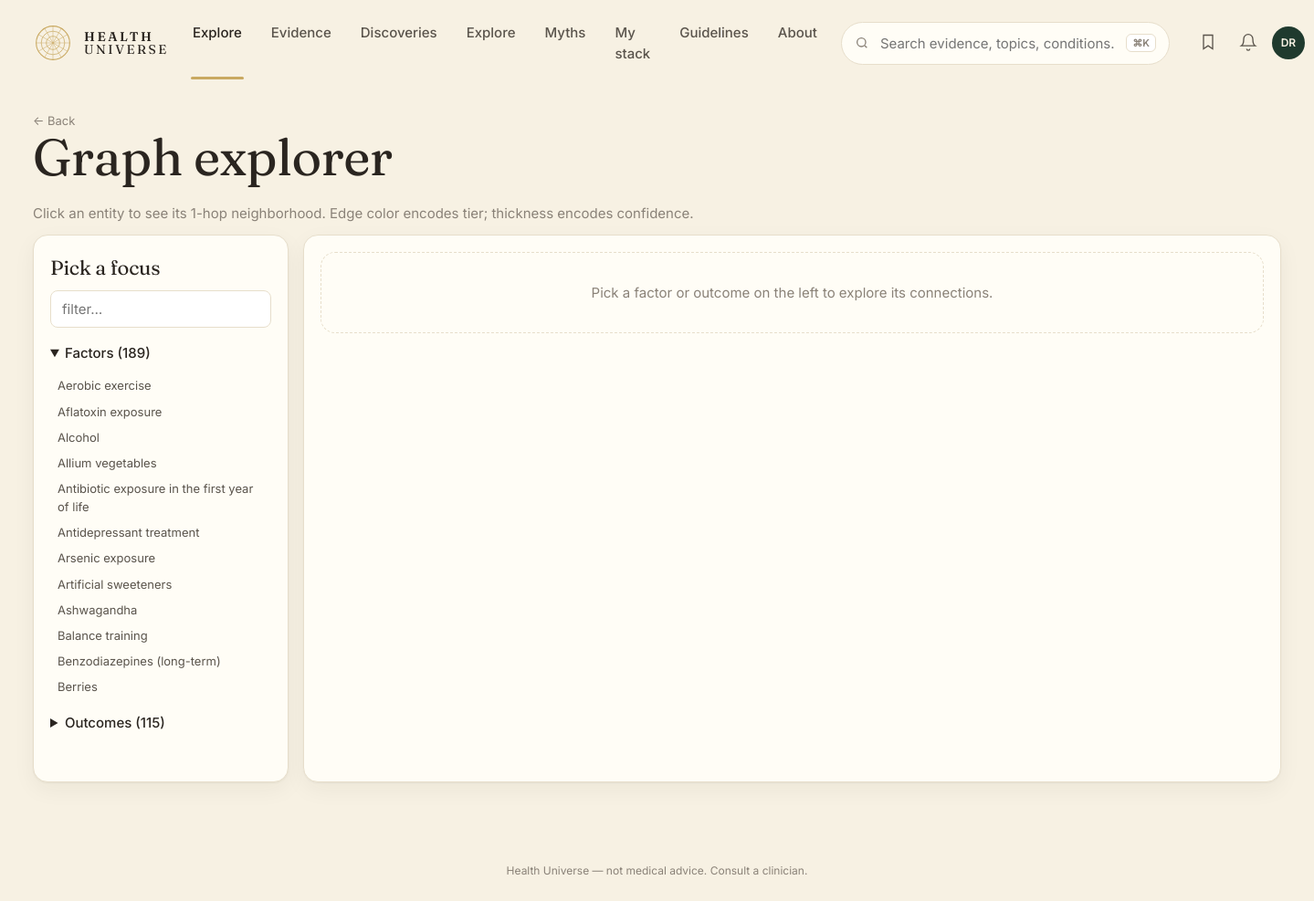
/explore, run on the app's committed database.
### tables this page shows
CREATE TABLE entity (
    id            INTEGER PRIMARY KEY,
    slug          TEXT NOT NULL UNIQUE,
    name          TEXT NOT NULL,
    kind          TEXT NOT NULL CHECK (kind IN (
                    'food','nutrient','supplement','drug','activity',
                    'behavior','environmental','pathogen','gene',
                    'biomarker','condition','process')),
    aliases       TEXT,           -- JSON array
    description   TEXT,
    created_at    TEXT NOT NULL DEFAULT (datetime('now')),
    updated_at    TEXT NOT NULL DEFAULT (datetime('now'))
, embedding BLOB, embedded_at TEXT);

### web/app.py (the view)
@app.get("/explore", response_class=HTMLResponse)
def explore(request: Request, focus: str = ""):
    with connect() as conn:
        all_factors = [dict(r) for r in conn.execute(
            "SELECT slug, name FROM entity WHERE kind IN "
            "('food','nutrient','supplement','drug','activity','behavior','environmental') "
            "ORDER BY name").fetchall()]
        all_outcomes = [dict(r) for r in conn.execute(
            "SELECT slug, name FROM entity WHERE kind IN "
            "('condition','process','biomarker') ORDER BY name").fetchall()]
        focus_entity = None
        nodes: list[dict] = []
        edges: list[dict] = []
        if focus:
            focus_entity = conn.execute(
                "SELECT * FROM entity WHERE slug=?", (focus,)).fetchone()
            if focus_entity:
                rows = conn.execute("""
                    SELECT e.id, e.tier, e.direction, e.summary,
                           f.slug AS f_slug, f.name AS f_name, f.kind AS f_kind,
                           o.slug AS o_slug, o.name AS o_name, o.kind AS o_kind
                    FROM edge e
                    JOIN entity f ON f.id = e.factor_id
                    JOIN entity o ON o.id = e.outcome_id
                    WHERE e.factor_id = ? OR e.outcome_id = ?
                    ORDER BY CASE e.tier WHEN 'A' THEN 1 WHEN 'B' THEN 2
                                  WHEN 'C' THEN 3 ELSE 4 END LIMIT 80""",
                    (focus_entity["id"], focus_entity["id"])).fetchall()
                seen = {focus_entity["slug"]: dict(focus_entity)}
                for r in rows:
                    if r["f_slug"] not in seen:
                        seen[r["f_slug"]] = {"slug": r["f_slug"], "name": r["f_name"], "kind": r["f_kind"]}
                    if r["o_slug"] not in seen:
                        seen[r["o_slug"]] = {"slug": r["o_slug"], "name": r["o_name"], "kind": r["o_kind"]}
                    edges.append({
                        "id": r["id"], "from": r["f_slug"], "to": r["o_slug"],
                        "tier": r["tier"], "direction": r["direction"],
                        "summary": r["summary"],
                    })
                nodes = list(seen.values())
    return render(request, "explore.html", {
        "title": "Explore",
        "factors": all_factors,
        "outcomes": all_outcomes,
        "focus": focus, "focus_entity": dict(focus_entity) if focus_entity else None,
        "nodes": nodes, "edges": edges,
    })

### web/templates/explore.html (shortened to what this page needs)
{% extends "base.html" %}
{% block content %}
<section class="explore-page">
  <a class="back" href="/">← Back</a>
  <h1>Graph explorer</h1>
  <p class="muted">Click an entity to see its 1-hop neighborhood. Edge color encodes tier; thickness encodes confidence.</p>
  <div class="explore-grid">
    <aside class="explore-picker card">
      <h3>Pick a focus</h3>
      <input id="exFilter" placeholder="filter…" oninput="exFilter(this.value)" />
      <details open><summary>Factors ({{ factors|length }})</summary>
        <ul class="explore-list">
          {% for f in factors %}<li data-name="{{ f.name|lower }}"><a href="/explore?focus={{ f.slug }}" class="{% if focus==f.slug %}sel{% endif %}">{{ f.name }}</a></li>{% endfor %}
        </ul>
      </details>
      <details><summary>Outcomes ({{ outcomes|length }})</summary>
      </details>
    </aside>
    <div class="explore-canvas card">
      {% if focus_entity %}
        <h3>{{ focus_entity.name }}<small class="muted"> · {{ focus_entity.kind }}</small></h3>
        <p class="body-sm muted">{{ edges|length }} edge{{ edges|length != 1 and "s" or "" }} · {{ nodes|length }} entit{{ nodes|length != 1 and "ies" or "y" }}</p>
        <svg id="graph" viewBox="-300 -300 600 600" preserveAspectRatio="xMidYMid meet"
             style="width:100%; height:520px; background:var(--bg-soft); border-radius:12px;">
          <defs>
            <marker id="arr" viewBox="0 0 10 10" refX="9" refY="5" markerWidth="7" markerHeight="7" orient="auto">
              <path d="M 0 0 L 10 5 L 0 10 Z" fill="#888"/>
            </marker>
          </defs>
        </svg>
        <script>
          const NODES = {{ nodes | tojson }};
          const EDGES = {{ edges | tojson }};
          const FOCUS = "{{ focus }}";
          // Deterministic radial layout: focus center, others in concentric rings.
          // Factors on left half, outcomes on right.
          const TIER_COLOR = {A:"#3b8e5a", B:"#c8a02a", C:"#d97757", D:"#c44545", X:"#7a6a8c"};
          const KIND_COLOR = {
            food:"#7c8e3a", nutrient:"#7c8e3a", supplement:"#3b8e5a",
            drug:"#5a7eb0", activity:"#c9a961", behavior:"#a08560",
            environmental:"#7a6a8c", process:"#1f3a2e",
            condition:"#c44545", biomarker:"#3b8e5a", pathogen:"#a08560", gene:"#5a7eb0"
          };
          function layout() {
            const positions = {};
            // Focus at center
            positions[FOCUS] = [0, 0];
            // Other nodes spread around
            const others = NODES.filter(n => n.slug !== FOCUS);
            const step = (2 * Math.PI) / Math.max(others.length, 1);
            others.forEach((n, i) => {
              const angle = i * step - Math.PI / 2;
              const r = 180 + (i % 3) * 30;
              positions[n.slug] = [Math.cos(angle) * r, Math.sin(angle) * r];
            });
            return positions;
          }
          function render() {
            const pos = layout();
            const svg = document.getElementById("graph");
            const ns = "http://www.w3.org/2000/svg";
            // Draw edges first (so they go behind nodes)
            EDGES.forEach(e => {
              const [x1, y1] = pos[e.from] || [0, 0];
              const [x2, y2] = pos[e.to] || [0, 0];
              const line = document.createElementNS(ns, "line");
              line.setAttribute("x1", x1); line.setAttribute("y1", y1);
              line.setAttribute("x2", x2); line.setAttribute("y2", y2);
              line.setAttribute("stroke", TIER_COLOR[e.tier] || "#888");
              line.setAttribute("stroke-width", e.tier === "A" ? 2.5 : e.tier === "B" ? 1.8 : 1.1);
              line.setAttribute("stroke-opacity", "0.65");
              line.setAttribute("marker-end", "url(#arr)");
              svg.appendChild(line);
              // tooltip
              const t = document.createElementNS(ns, "title");
              t.textContent = `${e.from} → ${e.to}: tier ${e.tier} · ${e.direction}`;
              line.appendChild(t);
              line.style.cursor = "pointer";
              line.onclick = () => location.href = "/edge/" + e.id;
            });
            NODES.forEach(n => {
              const [x, y] = pos[n.slug];
              const g = document.createElementNS(ns, "g");
              g.setAttribute("transform", `translate(${x},${y})`);
              g.style.cursor = "pointer";
              g.onclick = () => location.href = "/explore?focus=" + n.slug;
              const c = document.createElementNS(ns, "circle");
              c.setAttribute("r", n.slug === FOCUS ? 10 : 6);
              c.setAttribute("fill", KIND_COLOR[n.kind] || "#888");
              c.setAttribute("stroke", n.slug === FOCUS ? "#1f3a2e" : "#fff");
              c.setAttribute("stroke-width", n.slug === FOCUS ? 3 : 1.5);
              g.appendChild(c);
              const text = document.createElementNS(ns, "text");
              text.setAttribute("x", 12); text.setAttribute("y", 4);
              text.setAttribute("font-size", "11");
              text.setAttribute("font-family", "Inter, sans-serif");
              text.setAttribute("fill", "#2a2520");
              text.textContent = n.name.length > 28 ? n.name.slice(0, 26) + "…" : n.name;
              g.appendChild(text);
              const tt = document.createElementNS(ns, "title");
              tt.textContent = `${n.name} (${n.kind})`;
              g.appendChild(tt);
              svg.appendChild(g);
            });
          }
          render();
        </script>
        <h4>Edges</h4>
        <ul class="explore-edge-list">
          {% for e in edges %}
          <li><a href="/edge/{{ e.id }}"><span class="pill tier-{{ e.tier }}">{{ e.tier }}</span> <b>{{ e.from }}</b> → <b>{{ e.to }}</b> <span class="muted small">{{ DIRECTION_LABEL[e.direction] }}</span></a></li>
          {% endfor %}
        </ul>
      {% else %}
        <div class="empty">Pick a factor or outcome on the left to explore its connections.</div>
      {% endif %}
    </div>
  </div>
</section>
{% endblock %}

### web/static/style.css (style rules this page uses)
:root { --bg: #f7f1e3; --bg-soft: #faf6ea; --surface: #fffdf6; --ink: #2a2520; --ink-soft: #5a544c; --muted: #8a8278; --line: #e7decb; --primary: #1f3a2e; --primary-ink: #f7f1e3; --gold: #c9a961; --gold-soft: #e8d8a6; --tier-A: #3b8e5a; --tier-A-bg: #e6efe1; --tier-B: #c8a02a; --tier-B-bg: #f7eecf; --tier-C: #d97757; --tier-C-bg: #f7d9c7; --tier-D: #c44545; --tier-D-bg: #f4cece; --tier-X: #7a6a8c; --tier-X-bg: #ebe2f2; --dir-protective: var(--tier-A); --dir-protective-bg: var(--tier-A-bg); --dir-harmful: var(--tier-D); --dir-harmful-bg: var(--tier-D-bg); --dir-neutral: #8a8278; --dir-neutral-bg: #ece6d8; --dir-mixed: var(--tier-B); --dir-mixed-bg: var(--tier-B-bg); --dir-u_shaped: var(--tier-C); --dir-u_shaped-bg:var(--tier-C-bg); --radius: 16px; --radius-sm: 10px; --shadow-1: 0 1px 2px rgba(40,32,20,.05), 0 8px 24px rgba(40,32,20,.05); }
* { box-sizing: border-box; }
html, body { margin: 0; padding: 0; }
body { background: var(--bg); color: var(--ink); font-family: 'Inter', system-ui, -apple-system, sans-serif; font-size: 15px; line-height: 1.55; -webkit-font-smoothing: antialiased; }
h1, h2, h3, .serif { font-family: 'Fraunces', Georgia, serif; font-weight: 400; letter-spacing: -0.01em; }
h1 { font-size: 56px; line-height: 1.05; margin: 0 0 20px; }
h3 { font-size: 22px; margin: 0 0 8px; }
p { margin: 0 0 12px; color: var(--ink-soft); }
a { color: inherit; text-decoration: none; }
.muted { color: var(--muted); }
.card { background: var(--surface); border: 1px solid var(--line); border-radius: var(--radius); padding: 18px 18px; box-shadow: var(--shadow-1); }
.empty { padding: 32px; text-align: center; color: var(--muted); border: 1px dashed var(--line); border-radius: var(--radius); grid-column: 1 / -1; }
.back { color: var(--muted); font-size: 13px; }
.explore-grid { display: grid; grid-template-columns: 280px minmax(0, 1fr); gap: 16px; }
.explore-picker input { width: 100%; padding: 8px 12px; border: 1px solid var(--line); border-radius: 8px; margin-bottom: 12px; font: inherit; background: white; }
.explore-picker details { margin-bottom: 8px; }
.explore-picker summary { cursor: pointer; font-weight: 500; padding: 4px 0; }
.explore-list { list-style: none; padding: 0; margin: 6px 0 0; max-height: 360px; overflow-y: auto; }
.explore-list li a { display: block; padding: 4px 8px; font-size: 13px; color: var(--ink-soft); border-radius: 4px; }
.explore-canvas { min-height: 600px; }

### data on the page
entity: name "Aerobic exercise"
entity: name "Aflatoxin exposure"
entity: name "Alcohol"
entity: name "Allium vegetables"
entity: name "Antibiotic exposure in the first year of life"
entity: name "Antidepressant treatment"
entity: name "Arsenic exposure"
entity: name "Artificial sweeteners"
entity: name "Ashwagandha"
entity: name "Balance training"
entity: name "Benzodiazepines (long-term)"
entity: name "Berries"

### other printed values
{{ factors|length }} "189"
{{ outcomes|length }} "115"
